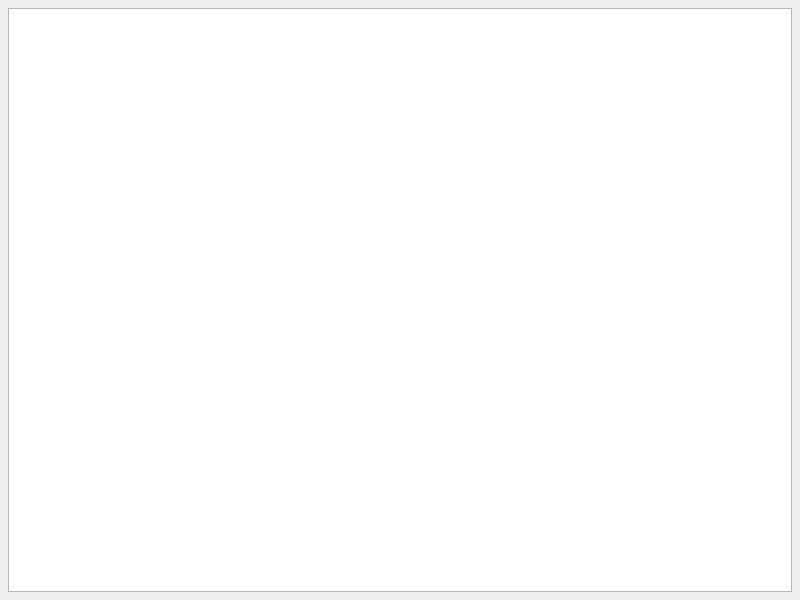
<ui version="4.0" >
 <class>MainWindow</class>
 <widget class="QMainWindow" name="MainWindow" >
  <property name="geometry" >
   <rect>
    <x>0</x>
    <y>0</y>
    <width>800</width>
    <height>600</height>
   </rect>
  </property>
  <property name="windowTitle" >
   <string>MainWindow</string>
  </property>
  <property name="windowIcon" >
   <iconset resource="editor.qrc" >
    <normaloff>:/images/qam4.xpm</normaloff>:/images/qam4.xpm</iconset>
  </property>
  <widget class="QWidget" name="centralWidget" >
   <layout class="QGridLayout" >
    <property name="margin" >
     <number>8</number>
    </property>
    <property name="spacing" >
     <number>6</number>
    </property>
    <item row="0" column="0" >
     <widget class="QSplitter" name="splitter" >
      <property name="orientation" >
       <enum>Qt::Vertical</enum>
      </property>
      <widget class="QTextEdit" name="editor" />
     </widget>
    </item>
   </layout>
  </widget>
 </widget>
 <resources>
  <include location="editor.qrc" />
 </resources>
 <connections/>
</ui>
